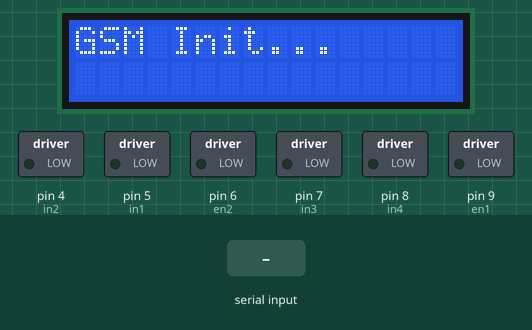
Bench run of a sketch on a simulated Arduino Uno, built with avr-gcc and run on an emulated ATmega328P. Shown: 16×2 character LCD, switched loads named in the sketch (green lamp = pin HIGH). The test bench sets the inputs (shaded band). The modem accepts every AT command (registered, SIM ready, sends succeed) and sends nothing else; what the sketch prints to the serial monitor is not drawn.

Above: at 1.1 s.
At 15.3 s:
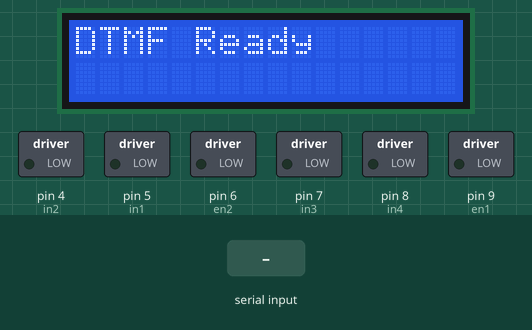
15.4 s: "RING" received over the second serial link
At 23.6 s:
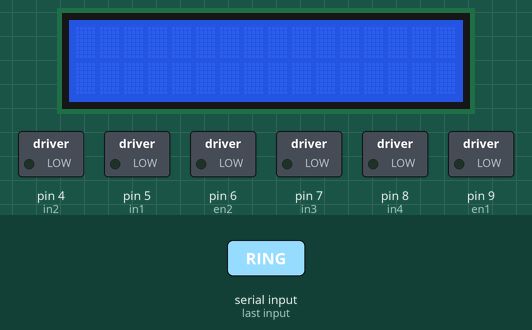
23.9 s: "DTMF" received over the second serial link
At 24.8 s:
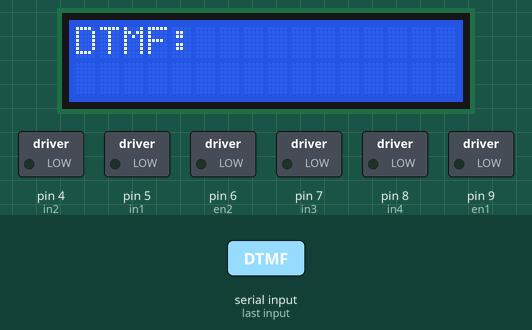
25.4 s: "NO CARRIER" received over the second serial link
At 26.1 s:
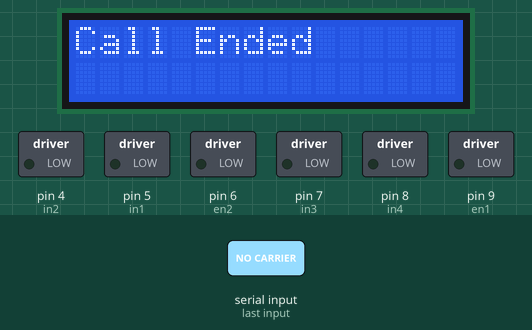
Timing chart, 0 to 28.4 s (numbered marks = the images above; inputs shaded):
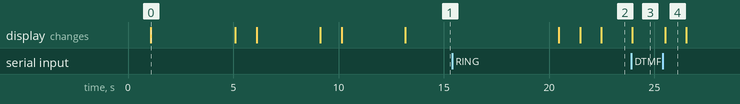

The sketch:

DTMF_fin2__1_.ino
```cpp
#include <SoftwareSerial.h>
#include <Wire.h>
#include <LiquidCrystal_I2C.h>
#include<TinyGPS++.h>
#include<avr/wdt.h>

#define SIM800L_Tx 3
#define SIM800L_Rx 2
char t;
int en1 = 9;
int en2 = 6;
int in1 = 5;
int in2 = 4;
int in3 = 7;
int in4 = 8;

SoftwareSerial SIM800L(SIM800L_Tx, SIM800L_Rx);
SoftwareSerial mySerial(3, 2);
SoftwareSerial gpsSerial(12,11);
char dtmf_cmd;
bool call_flag = false;

// I2C LCD configuration
LiquidCrystal_I2C lcd(0x27, 16, 2); // Adjust address (0x27 or 0x3F) if needed

void init_gsm();
void update_robot();
void updateSerial();

void setup() {
  SIM800L.begin(9600);
  Serial.begin(9600);
  pinMode(en1, OUTPUT);
  pinMode(en2, OUTPUT);
  pinMode(in1, OUTPUT);
  pinMode(in2, OUTPUT);
  pinMode(in3, OUTPUT);
  pinMode(in4, OUTPUT);
  pinMode(9,OUTPUT);

  // Initialize I2C LCD
  Wire.begin();
  lcd.init();
  lcd.backlight();
  lcd.print("GSM Robot");
  delay(1000);
  lcd.clear();

  init_gsm();
}

void loop() {
  String gsm_data;
  int x = -1;

  // Store serial data from SIM800L
  while (SIM800L.available()) {
    char c = SIM800L.read();
    gsm_data += c;
    delay(10);
  }

  // Check if DTMF is received from SIM800L
  if (call_flag) {
    x = gsm_data.indexOf("DTMF");
    if (x > -1) {
      dtmf_cmd = gsm_data[x + 6];
      Serial.println(dtmf_cmd);
      lcd.clear();
      lcd.print("DTMF: ");
      lcd.print(dtmf_cmd);
      update_robot();
    }

    x = gsm_data.indexOf("NO CARRIER");
    if (x > -1) {
      // Terminate ongoing call when call is disconnected
      SIM800L.println("ATH");
      call_flag = false;
      lcd.clear();
      lcd.print("Call Ended");
      delay(1000);
      lcd.clear();
    }
  } else {
    x = gsm_data.indexOf("RING");
    if (x > -1) {
      delay(5000);
      SIM800L.println("ATA");
      call_flag = true;
      lcd.clear();
      lcd.print("Incoming Call");
      delay(1000);
      lcd.clear();
      lcd.print("Call Accepted");
      delay(1000);
      lcd.clear();
    }
  }
}

void init_gsm() {
  boolean gsm_Ready = 1;
  Serial.println("initializing GSM module");
  lcd.print("GSM Init...");
  while (gsm_Ready > 0) {
    SIM800L.println("AT");
    Serial.println("AT");
    while (SIM800L.available()) {
      if (SIM800L.find("OK") > 0)
        gsm_Ready = 0;
    }
    delay(2000);
  }
  Serial.println("AT READY");
  lcd.clear();
  lcd.print("AT Ready");
  delay(1000);

  boolean ntw_Ready = 1;
  Serial.println("finding network");
  lcd.clear();
  lcd.print("NTW Init...");
  while (ntw_Ready > 0) {
    SIM800L.println("AT+CPIN?");
    Serial.println("AT+CPIN?");
    while (SIM800L.available()) {
      if (SIM800L.find("+CPIN: READY") > 0)
        ntw_Ready = 0;
    }
    delay(2000);
  }
  Serial.println("NTW READY");
  lcd.clear();
  lcd.print("NTW Ready");
  delay(1000);

  boolean DTMF_Ready = 1;
  Serial.println("turning DTMF ON");
  lcd.clear();
  lcd.print("DTMF Init...");
  while (DTMF_Ready > 0) {
    SIM800L.println("AT+DDET=1");
    Serial.println("AT+DDET=1");
    while (SIM800L.available()) {
      if (SIM800L.find("OK") > 0)
        DTMF_Ready = 0;
    }
    delay(2000);
  }
  Serial.println("DTMF READY");
  lcd.clear();
  lcd.print("DTMF Ready");
  delay(1000);
}

void updateSerial() {
  delay(500);
  while (Serial.available()) {
    mySerial.write(Serial.read()); // Forward what Serial received to Software Serial Port
  }
  while (mySerial.available()) {
    Serial.write(mySerial.read()); // Forward what Software Serial received to Serial Port
  }
}

void Forward() {
  analogWrite(en1, 100);
  analogWrite(en2, 100);
  digitalWrite(in1, HIGH);
  digitalWrite(in3, HIGH);
  lcd.clear();
  lcd.print("Forward");
}

void Reverse() {
  analogWrite(en1, 100);
  analogWrite(en2, 100);
  digitalWrite(in2, HIGH);
  digitalWrite(in4, HIGH);
  lcd.clear();
  lcd.print("Reverse");
}

void left() {
  analogWrite(en1, 100);
  digitalWrite(in1, HIGH);
  digitalWrite(in4, HIGH);
  lcd.clear();
  lcd.print("left");
}

void right() {
  analogWrite(en2, 100);
  digitalWrite(in3, HIGH);
  digitalWrite(in2, HIGH);
  lcd.clear();
  lcd.print("Right");
}

void stop() {
  analogWrite(en1, 0);
  analogWrite(en2, 0);
  digitalWrite(in1, LOW);
  digitalWrite(in2, LOW);
  digitalWrite(in3, LOW);
  digitalWrite(in4, LOW);
  lcd.clear();
  lcd.print("Stop");
}

void update_robot() {
  if (dtmf_cmd == '2') {
    Forward();
    delay(2000);
    stop();
  }

  if (dtmf_cmd == '8') {
    Reverse();
    delay(2000);
    stop();
  }

  if (dtmf_cmd == '4') {
    left();
    delay(500);
    stop();
  }

  if (dtmf_cmd == '6') { // Corrected for turning right
    right();
    delay(500);
    stop();
  }

  if (dtmf_cmd == '5') {
    stop();
  }
  if (dtmf_cmd == '9') {
    Serial.println("Fetching GPS...");

    // Start GPS serial (NEO-6M)
    gpsSerial.begin(9600);
    TinyGPSPlus gps;
    unsigned long start = millis();
    bool gpsLock = false;

    while (millis() - start < 10000) { // Wait up to 10 seconds
        while (gpsSerial.available()) {
            gps.encode(gpsSerial.read());
        }
        if (gps.location.isValid()) {
            gpsLock = true;
            break;
        }
    }


   delay(10000);

    // Send SMS
    mySerial.begin(9600);
    mySerial.println("AT");
    updateSerial();

    mySerial.println("AT+CMGF=1"); // Set SMS to Text Mode
    updateSerial();

    mySerial.println("AT+CMGS=\"+919845446425\""); // Change to your number
    updateSerial();

    mySerial.print("https://www.google.com/maps?q="); mySerial.print(gps.location.lat(), 6); mySerial.print(","); mySerial.println(gps.location.lng(), 6);

    updateSerial();

    mySerial.write(26); // Ctrl+Z to send
    lcd.clear();
    lcd.print("SMS Sent");
    delay(10000);
 // wdt_enable(WDTO_15MS);  // Reset after 15ms
  //while (1);


  }

}
```

Measured:
- after the input at 15.4 s, the display: first changes after 5.1 s (image 2 shows a later state)
- after the input at 23.9 s, the display: changes after 0.05 s (image 3)
- after the input at 25.4 s, the display: changes after 0.12 s (image 4)
- what the display in image 0 shows lasts 4.0 s, from 1.1 s to 5.1 s
- what the display in image 4 shows lasts 1.0 s, from 25.5 s to 26.5 s
